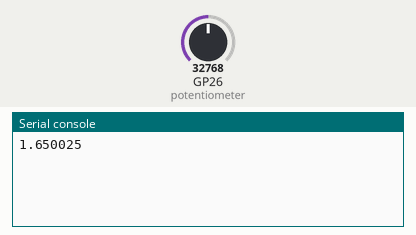
Recording of a program running on a simulated Raspberry Pi Pico running MicroPython. Parts: the last lines printed to the serial console. The inputs (shaded band) are chosen by the test bench; at power-on: GP26 (potentiometer) = 32768 (analog values on the 0–65535 scale).

Above: at 1.2 s.
1.3 s: GP26 (potentiometer) set to 45874
At 3.0 s:
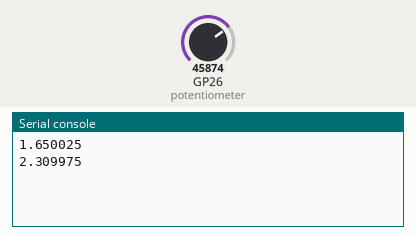
4.0 s: GP26 (potentiometer) set to 57670
At 4.5 s:
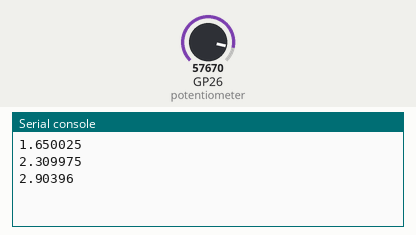
Timing chart, 0 to 7.0 s (numbered marks = the images above; inputs shaded):
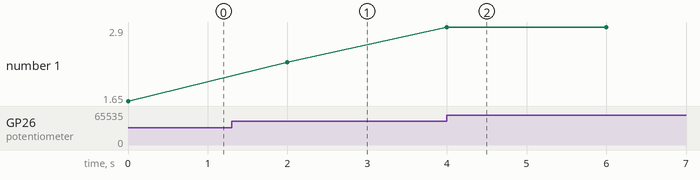

The program:

potentiometer.py
```python
import machine
import utime

potentiometer = machine.ADC(26)
conversion_factor = 3.3 / (65535)


def voltage():
    """ Voltage measurement through potentiometer. """
    v = potentiometer.read_u16() * conversion_factor
    print(v)


while True:
    voltage()
    utime.sleep(2)
```

Measured:
- after the input at 1.3 s, the serial console: prints a new line after 0.70 s (image 1)
- after the input at 4.0 s, the serial console: prints a new line at once (image 2)
- plotted number 1: 1.65 → 2.31 after the input at 1.3 s, 2.31 → 2.9 after the input at 4.0 s
